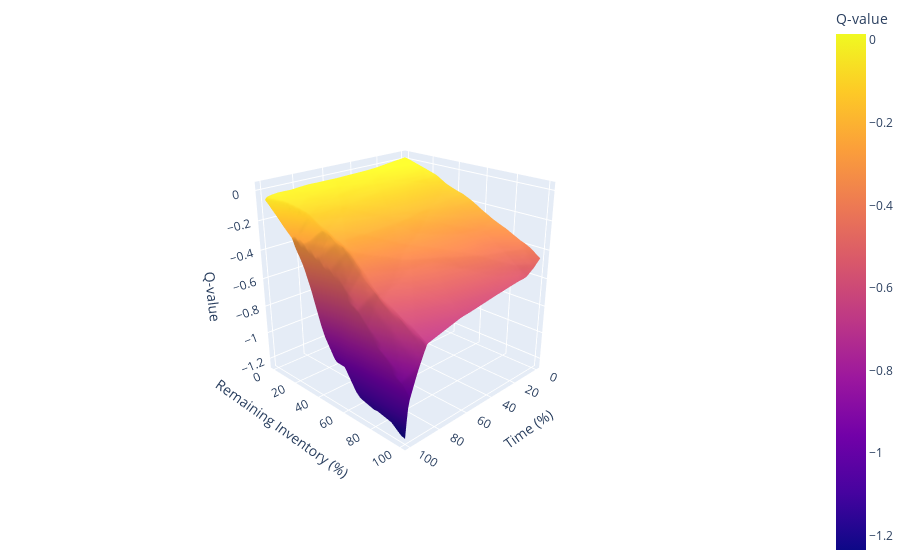

Notebook source saved alongside this figure:
### Markdown cell above
- Plot Q-values: reproduce Fig. 7. 

- Set `action_idx` (at the bottom of the cell) to plot $Q(\cdot, \text{action\_idx})$. E.g., for the action space [0, 0.5, 1.0], the corresponding indices are $\text{action\_idx} \in \{0,1,2\}$.

### Code cell
# Dummy env (only needed to instantiate the SB3 policy)
class DummyEnv(gym.Env):
    def __init__(self):
        super().__init__()
        self.observation_space = gym.spaces.Box(low=-1.0, high=1.0, shape=(state_dim,), dtype=float)
        self.action_space = gym.spaces.Discrete(action_dim)
    def reset(self):
        return self.observation_space.sample(), {}
    def step(self, action):
        return self.observation_space.sample(), 0.0, True, False, {}
    
dummy_env = DummyEnv()

# Recreate policy architecture + load weights
policy_kwargs = dict(net_arch=[30, 30, 30, 30, 30], activation_fn=nn.LeakyReLU,)
model = DQN(policy="MlpPolicy", env=dummy_env, policy_kwargs=policy_kwargs, device="cpu",)
path = MODELS_DIR / f"{run_id}_policy.pth"
state_dict = torch.load(path, map_location=model.device)
model.policy.load_state_dict(state_dict)
model.policy.eval();
device = model.device

# Grids (time and inventory are mapped to [-1, 1] and others are z-score normalized)
n_grid = 101
times = np.linspace(-1.0, 1.0, n_grid, dtype=np.float32)
invs  = np.linspace(-1.0, 1.0, n_grid, dtype=np.float32)
T_raw, I_raw = np.meshgrid(times, invs)
time_pct = (T_raw - -1.0) / (1.0 - -1.0) * 100.0
inv_pct  = (I_raw  - -1.0) / (1.0 - -1.0) * 100.0

N = n_grid * n_grid
price, ask_vol, bid_vol = 0.0, 0.0, 0.0 # fixed state components (z-score normalized)
states = np.column_stack([I_raw.reshape(-1), T_raw.reshape(-1), np.full(N, price, np.float32), np.full(N, ask_vol, np.float32), np.full(N, bid_vol, np.float32),]).astype(np.float32)
states = states[:, :state_dim]  # select only the required state dimensions
obs = torch.as_tensor(states, device=device)

# Compute Q(s,a) over the grid 
with torch.no_grad():
    pi = model.policy
    q_tensor = pi.q_net(obs)
q_values  = q_tensor.detach().cpu().numpy()
n_actions = q_values.shape[1]

# Plotly
fig = go.Figure()
for a in range(n_actions):
    Z = q_values[:, a].reshape(n_grid, n_grid)
    fig.add_trace(go.Surface(x=time_pct, y=inv_pct, z=Z, name=f"Action {a}", showscale=(a == 0), colorbar=(dict(title="Q-value") if a == 0 else None)))

### --- CHOOSE ACTION TO DISPLAY --- ###
action_idx = 0
for i in range(n_actions):
    fig.data[i].visible = (i == action_idx)

fig.update_layout(scene=dict(xaxis_title="Time (%)", yaxis_title="Remaining Inventory (%)", zaxis_title="Q-value", aspectmode="cube",),
    margin=dict(l=0, r=0, t=0, b=0), scene_camera=dict(eye=dict(x=2.2, y=2.2, z=1.3)),)

### Figure 1 — Plotly figure (JSON) as saved in the notebook; plotly's stock layout.template omitted (floating-point values rounded to 4 significant figures; data arrays with more than 128 entries replaced by an {"elided": "..."} marker saying what was removed)
{"data": [{"colorbar": {"title": {"text": "Q-value"}}, "name": "Action 0", "showscale": true, "type": "surface", "visible": true, "x": {"elided": "101x101 float values"}, "y": {"elided": "101x101 float values"}, "z": {"elided": "101x101 float values"}}, {"name": "Action 1", "showscale": false, "type": "surface", "visible": false, "x": {"elided": "101x101 float values"}, "y": {"elided": "101x101 float values"}, "z": {"elided": "101x101 float values"}}, {"name": "Action 2", "showscale": false, "type": "surface", "visible": false, "x": {"elided": "101x101 float values"}, "y": {"elided": "101x101 float values"}, "z": {"elided": "101x101 float values"}}], "layout": {"margin": {"b": 0, "l": 0, "r": 0, "t": 0}, "scene": {"aspectmode": "cube", "camera": {"eye": {"x": 2.2, "y": 2.2, "z": 1.3}}, "xaxis": {"title": {"text": "Time (%)"}}, "yaxis": {"title": {"text": "Remaining Inventory (%)"}}, "zaxis": {"title": {"text": "Q-value"}}}}}
